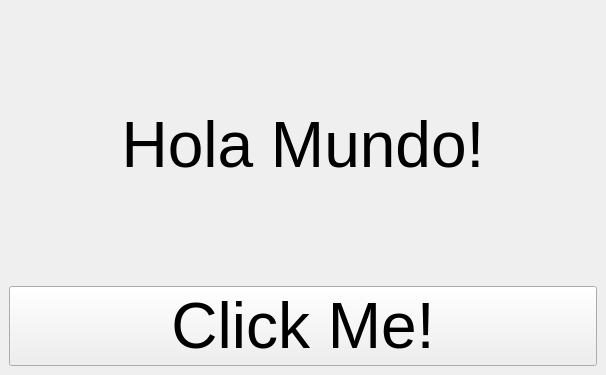
<?xml version="1.0" encoding="UTF-8"?>
<ui version="4.0">
 <class>MainWindow</class>
 <widget class="QMainWindow" name="MainWindow">
  <property name="geometry">
   <rect>
    <x>0</x>
    <y>0</y>
    <width>606</width>
    <height>375</height>
   </rect>
  </property>
  <property name="windowTitle">
   <string>MainWindow</string>
  </property>
  <widget class="QWidget" name="centralwidget">
   <layout class="QVBoxLayout" name="verticalLayout">
    <item>
     <widget class="QLabel" name="etiqueta">
      <property name="font">
       <font>
        <pointsize>48</pointsize>
       </font>
      </property>
      <property name="text">
       <string>Hola Mundo!</string>
      </property>
      <property name="alignment">
       <set>Qt::AlignCenter</set>
      </property>
     </widget>
    </item>
    <item>
     <widget class="QPushButton" name="boton">
      <property name="font">
       <font>
        <pointsize>48</pointsize>
       </font>
      </property>
      <property name="text">
       <string>Click Me!</string>
      </property>
     </widget>
    </item>
   </layout>
  </widget>
 </widget>
 <resources/>
 <connections/>
</ui>
